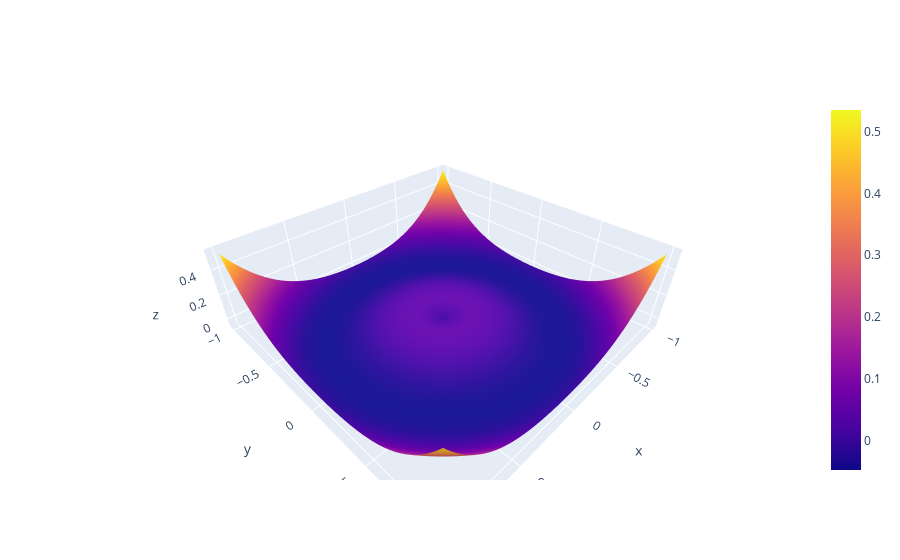

Source (notebook cell):
### Code cell
### draw func

z = np.array([[f.foo(x, y) for y in interaval_y] for x in interaval_x])

# z2 = z1 + 1
# z3 = z1 - 1

fig = go.Figure(data=[go.Surface(z=z, x = interaval_x, y = interaval_y)])
fig.show()

### Figure 1 — Plotly figure (JSON) as saved in the notebook; plotly's stock layout.template omitted (floating-point values rounded to 4 significant figures; data arrays with more than 128 entries replaced by an {"elided": "..."} marker saying what was removed)
{"data": [{"type": "surface", "x": {"elided": "200 float values"}, "y": {"elided": "200 float values"}, "z": {"elided": "200x200 float values"}}], "layout": {}}
